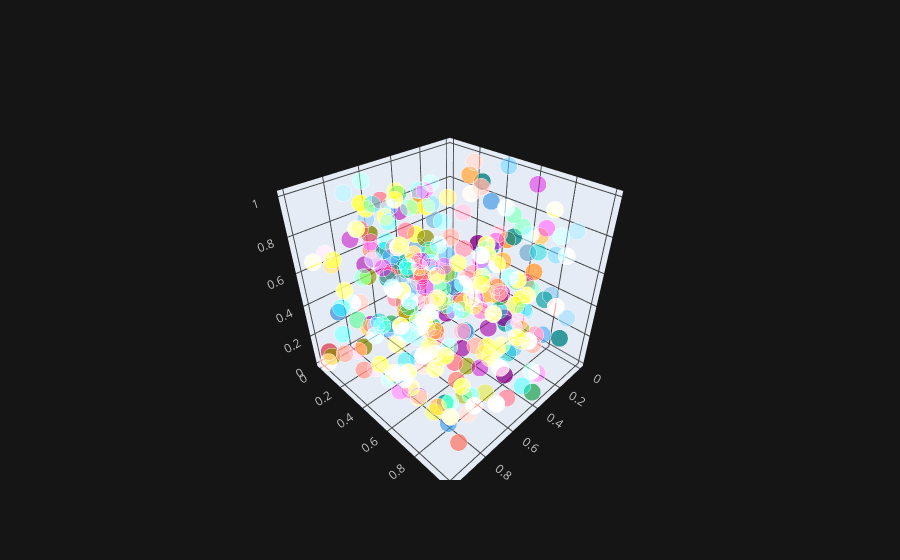

Notebook source saved alongside this figure:
### Markdown cell above
### 3D plot

### Code cell
df.iplot(x = 'a',y = 'b', z = 'c',kind = 'scatter3d')

### Figure 1 — Plotly figure (JSON) as saved in the notebook; plotly's stock layout.template omitted (floating-point values rounded to 4 significant figures; data arrays with more than 128 entries replaced by an {"elided": "..."} marker saying what was removed)
{"data": [{"marker": {"color": {"elided": "300 str values"}, "opacity": 0.8, "size": {"elided": "300 int values"}, "symbol": "circle"}, "mode": "markers", "text": {"elided": "300 str values"}, "type": "scatter3d", "x": {"elided": "300 float values"}, "y": {"elided": "300 float values"}, "z": {"elided": "300 float values"}}], "layout": {"autosize": true, "legend": {"bgcolor": "#151516", "font": {"color": "#D9D9D9"}}, "paper_bgcolor": "#151516", "plot_bgcolor": "#151516", "scene": {"aspectmode": "auto", "aspectratio": {"x": 1.002, "y": 1.004, "z": 0.9938}, "xaxis": {"gridcolor": "#434343", "showgrid": true, "tickfont": {"color": "#C2C2C2"}, "title": {"font": {"color": "#D9D9D9"}, "text": ""}, "type": "linear", "zerolinecolor": "#666570"}, "yaxis": {"gridcolor": "#434343", "showgrid": true, "tickfont": {"color": "#C2C2C2"}, "title": {"font": {"color": "#D9D9D9"}, "text": ""}, "type": "linear", "zerolinecolor": "#666570"}, "zaxis": {"gridcolor": "#434343", "showgrid": true, "tickfont": {"color": "#C2C2C2"}, "title": {"font": {"color": "#D9D9D9"}, "text": ""}, "type": "linear", "zerolinecolor": "#666570"}}, "title": {"font": {"color": "#D9D9D9"}}}}
